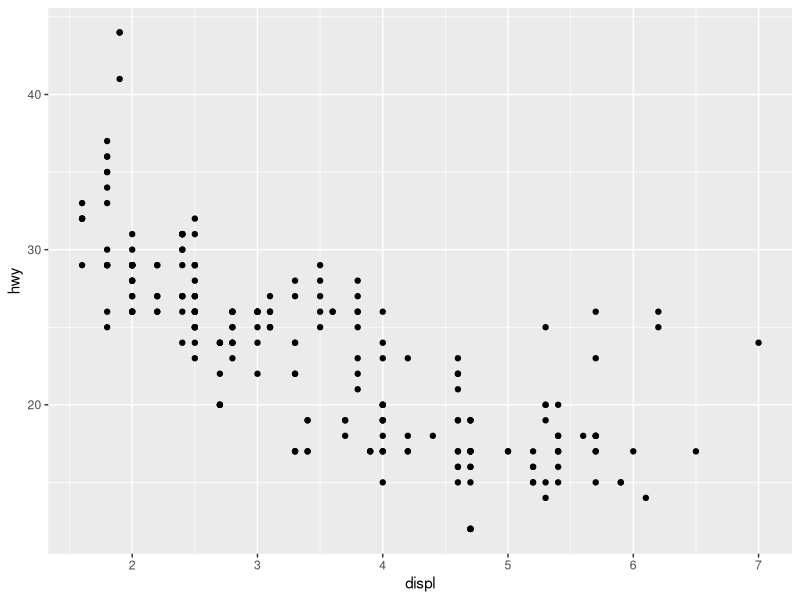
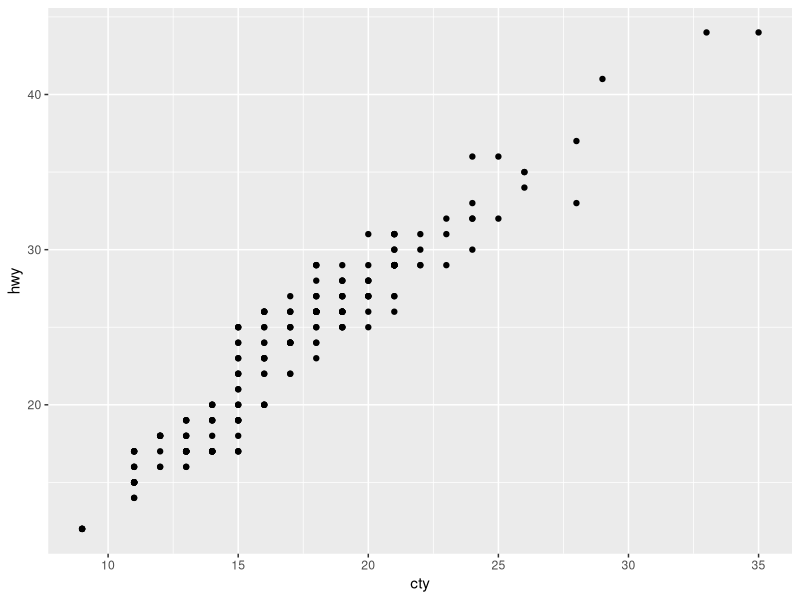
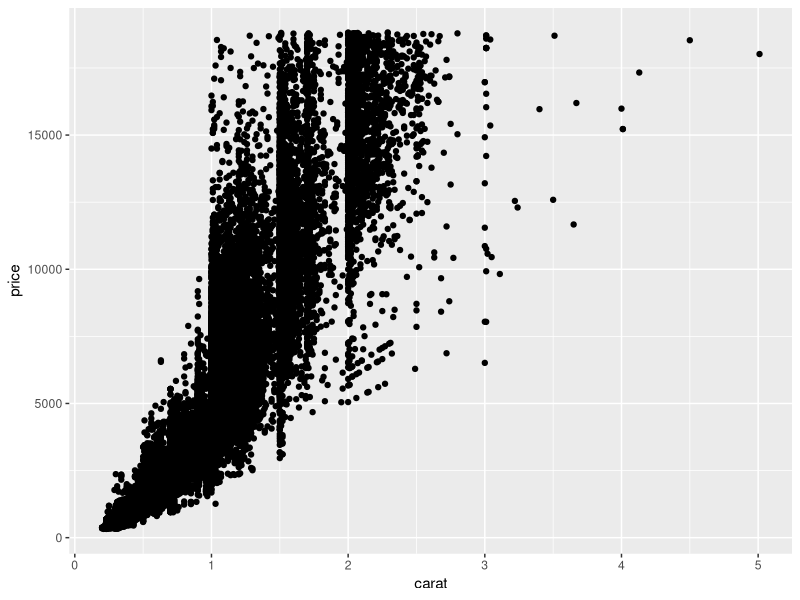
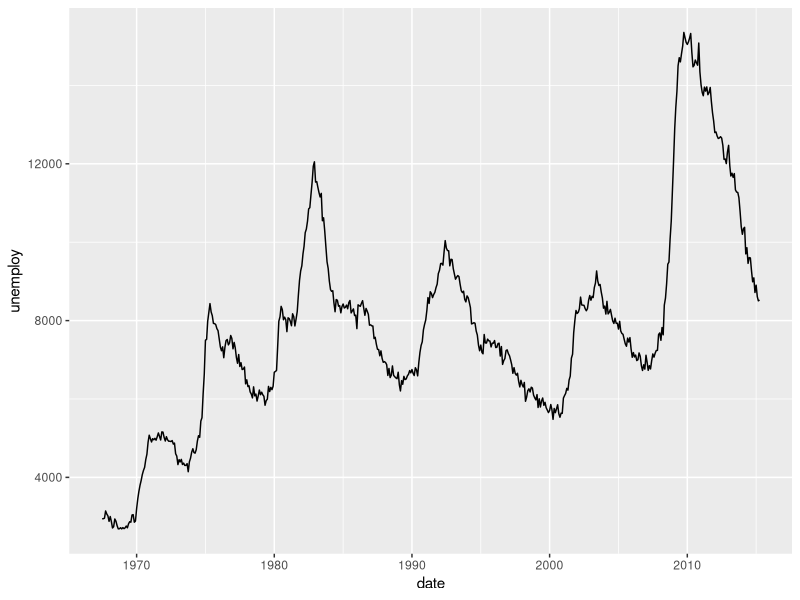
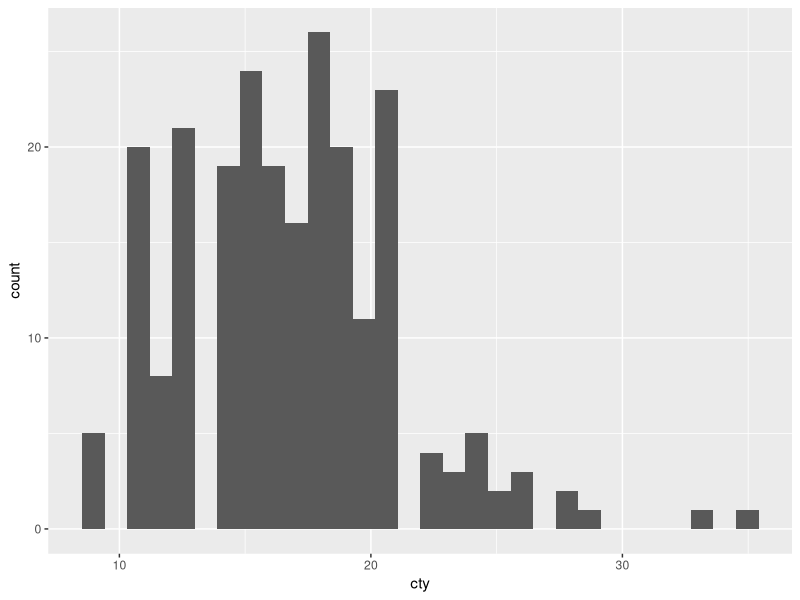
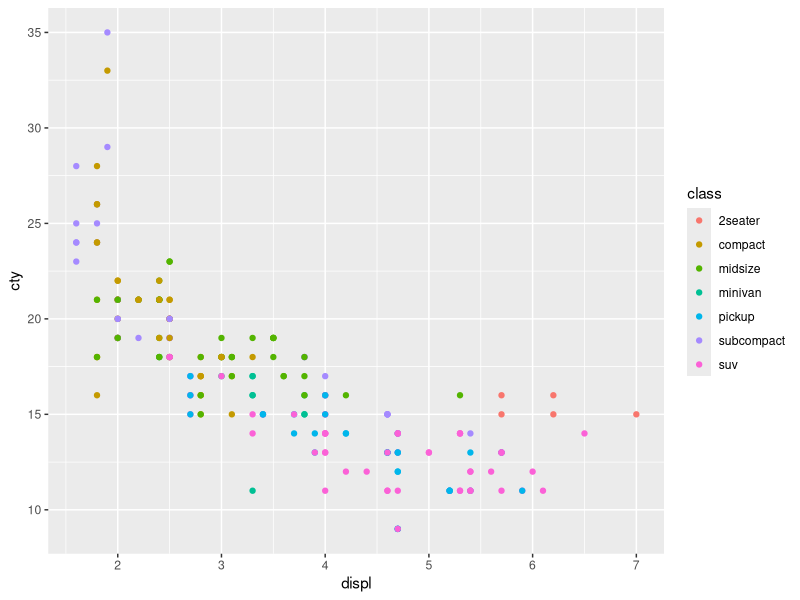
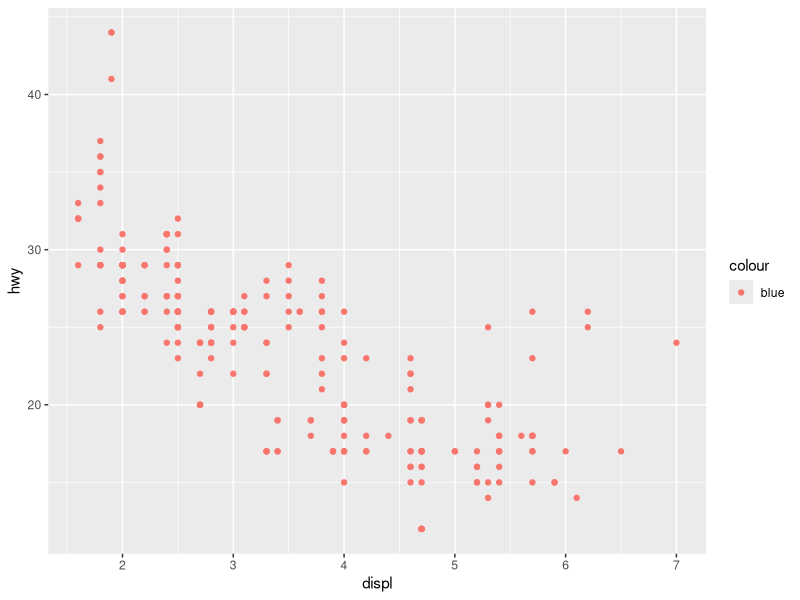
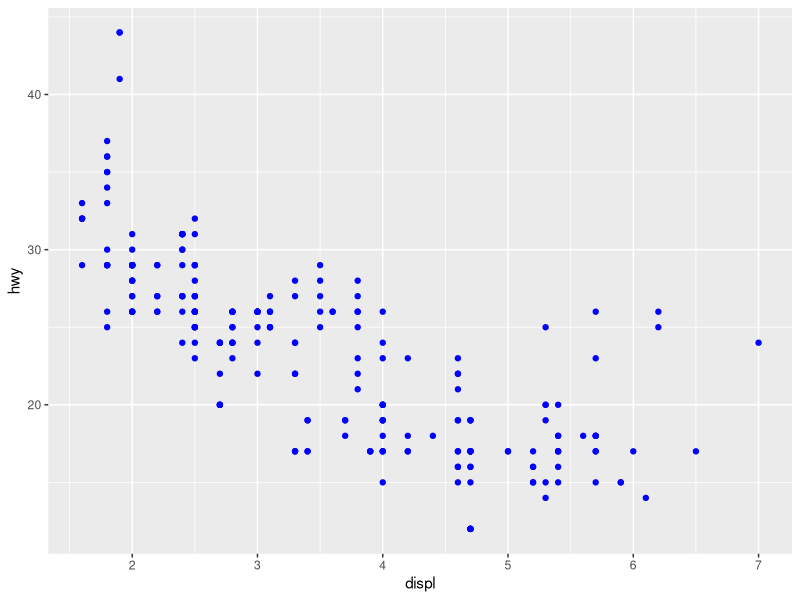

The R script that drew these images, in order:
## ---- chunk 1
knitr::opts_chunk$set(echo = TRUE, warning=FALSE, message=FALSE, 
                      results='show', cache=FALSE, autodep=FALSE)
## ---- chunk 2
# Loading the package of ggplot2
library(ggplot2)
## ---- chunk 3
# Read the data set 'mpg'
mpg
## ---- chunk 4
ggplot(mpg, aes(x = displ, y = hwy)) + geom_point()
## ---- chunk 5
ggplot(mpg, aes(cty, hwy)) + geom_point()
ggplot(diamonds, aes(carat, price)) + geom_point()
ggplot(economics, aes(date, unemploy)) + geom_line()
ggplot(mpg, aes(cty)) + geom_histogram()
## ---- chunk 6
ggplot(mpg, aes(displ, cty, colour = class)) + geom_point()
## ---- chunk 7
ggplot(mpg, aes(displ, hwy)) + geom_point(aes(colour = "blue"))
ggplot(mpg, aes(displ, hwy)) + geom_point(colour = "blue")
## ---- chunk 8
ggplot(mpg, aes(displ, hwy)) + geom_point() + facet_wrap(~class)
## ---- chunk 9
ggplot(mpg, aes(displ, hwy)) + geom_point() + geom_smooth()
## ---- chunk 10
ggplot(mpg, aes(displ, hwy)) + geom_point() + geom_smooth(method = "lm")
## ---- chunk 11
ggplot(mpg, aes(cty, hwy)) + geom_point(alpha = 1/ 3)
ggplot(mpg, aes(cty, hwy)) + geom_point(alpha = 1/ 3) + xlab("city driving (mpg)") + ylab("highway driving (mpg)")

# Remove the axis labels with NULL
ggplot(mpg, aes(cty, hwy)) + geom_point(alpha = 1/ 3) + xlab(NULL) + ylab(NULL)
